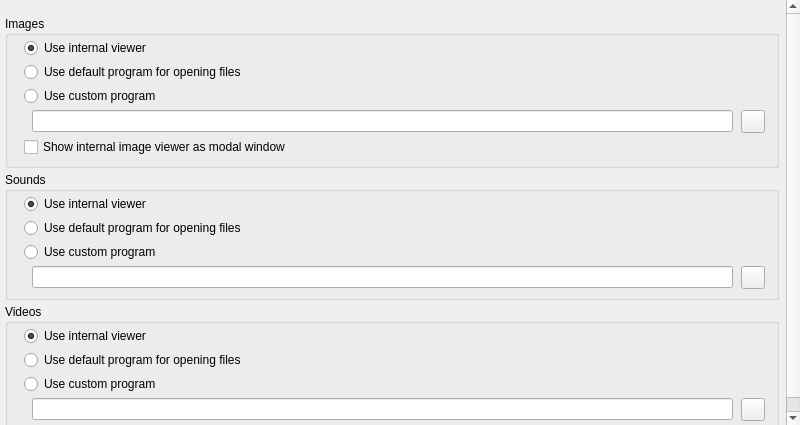
<?xml version="1.0" encoding="UTF-8"?>
<ui version="4.0">
  <class>SetupFrameViewer</class>
  <widget class="QWidget" name="SetupFrameViewer">
    <property name="geometry"><rect><x>0</x><y>0</y><width>800</width><height>425</height></rect></property>
    <property name="vclDesignWidth" stdset="0"><number>800</number></property>
    <property name="vclDesignHeight" stdset="0"><number>425</number></property>
    <widget class="QScrollArea" name="ScrollBox">
      <property name="geometry"><rect><x>0</x><y>0</y><width>800</width><height>425</height></rect></property>
      <property name="vclAlign" stdset="0"><string notr="true">alClient</string></property>
      <property name="frameShape"><enum>QFrame::NoFrame</enum></property>
      <property name="widgetResizable"><bool>true</bool></property>
      <widget class="QWidget" name="ScrollBox_Contents">
        <property name="geometry"><rect><x>0</x><y>0</y><width>796</width><height>421</height></rect></property>
        <property name="vclScrollContents" stdset="0"><bool>true</bool></property>
        <property name="vclDesignWidth" stdset="0"><number>796</number></property>
        <property name="vclDesignHeight" stdset="0"><number>421</number></property>
        <layout class="QGridLayout" name="ScrollBox_Contents_Layout" columnstretch="0,1">
          <property name="leftMargin"><number>5</number></property>
          <property name="topMargin"><number>16</number></property>
          <property name="rightMargin"><number>7</number></property>
          <property name="bottomMargin"><number>8</number></property>
          <property name="horizontalSpacing"><number>8</number></property>
          <property name="verticalSpacing"><number>4</number></property>
          <item row="0" column="0" colspan="2">
            <widget class="QGroupBox" name="ImagesGroupBox">
              <property name="title"><string>Images</string></property>
              <property name="minimumSize"><size><width>0</width><height>0</height></size></property>
              <layout class="QGridLayout" name="ImagesGroupBox_Layout" columnstretch="0,0,1,0">
                <property name="leftMargin"><number>16</number></property>
                <property name="topMargin"><number>2</number></property>
                <property name="rightMargin"><number>11</number></property>
                <property name="bottomMargin"><number>8</number></property>
                <property name="horizontalSpacing"><number>8</number></property>
                <property name="verticalSpacing"><number>4</number></property>
                <item row="0" column="0" colspan="4">
                  <widget class="QRadioButton" name="ImagesRadioButton1">
                    <property name="text"><string>Use internal viewer</string></property>
                    <property name="checked"><bool>true</bool></property>
                  </widget>
                </item>
                <item row="1" column="0" colspan="4">
                  <widget class="QRadioButton" name="ImagesRadioButton2">
                    <property name="text"><string>Use default program for opening files</string></property>
                  </widget>
                </item>
                <item row="2" column="0" colspan="4">
                  <widget class="QRadioButton" name="ImagesRadioButton3">
                    <property name="text"><string>Use custom program</string></property>
                  </widget>
                </item>
                <item row="3" column="1" colspan="2">
                  <widget class="QLineEdit" name="ImagesEdit">
            </widget>
                </item>
                <item row="3" column="3" alignment="Qt::AlignRight">
                  <widget class="QToolButton" name="ImagesButton">
                    <property name="icon"><iconset resource="../../resources/dfend.qrc"><normaloff>:/glyphs/92d9d1a333bceee3.png</normaloff></iconset></property>
                    <property name="iconSize"><size><width>16</width><height>16</height></size></property>
                    <property name="minimumSize"><size><width>23</width><height>0</height></size></property>
                  </widget>
                </item>
                <item row="4" column="0" colspan="3">
                  <widget class="QCheckBox" name="ModalImageViewerCheckBox">
                    <property name="text"><string>Show internal image viewer as modal window</string></property>
                  </widget>
                </item>
                <item row="0" column="2">
                  <spacer name="ImagesGroupBox_Layout_HFill">
                    <property name="orientation"><enum>Qt::Horizontal</enum></property>
                    <property name="sizeHint" stdset="0"><size><width>0</width><height>0</height></size></property>
                  </spacer>
                </item>
                <item row="5" column="0">
                  <spacer name="ImagesGroupBox_VFill">
                    <property name="orientation"><enum>Qt::Vertical</enum></property>
                    <property name="sizeHint" stdset="0"><size><width>0</width><height>0</height></size></property>
                  </spacer>
                </item>
              </layout>
            </widget>
          </item>
          <item row="1" column="0" colspan="2">
            <widget class="QGroupBox" name="SoundsGroupBox">
              <property name="title"><string>Sounds</string></property>
              <property name="minimumSize"><size><width>0</width><height>0</height></size></property>
              <layout class="QGridLayout" name="SoundsGroupBox_Layout" columnstretch="0,0,1,0">
                <property name="leftMargin"><number>16</number></property>
                <property name="topMargin"><number>2</number></property>
                <property name="rightMargin"><number>11</number></property>
                <property name="bottomMargin"><number>8</number></property>
                <property name="horizontalSpacing"><number>8</number></property>
                <property name="verticalSpacing"><number>4</number></property>
                <item row="0" column="0" colspan="4">
                  <widget class="QRadioButton" name="SoundsRadioButton1">
                    <property name="text"><string>Use internal viewer</string></property>
                    <property name="checked"><bool>true</bool></property>
                  </widget>
                </item>
                <item row="1" column="0" colspan="4">
                  <widget class="QRadioButton" name="SoundsRadioButton2">
                    <property name="text"><string>Use default program for opening files</string></property>
                  </widget>
                </item>
                <item row="2" column="0" colspan="4">
                  <widget class="QRadioButton" name="SoundsRadioButton3">
                    <property name="text"><string>Use custom program</string></property>
                  </widget>
                </item>
                <item row="3" column="1" colspan="2">
                  <widget class="QLineEdit" name="SoundsEdit">
            </widget>
                </item>
                <item row="3" column="3" alignment="Qt::AlignRight">
                  <widget class="QToolButton" name="SoundsButton">
                    <property name="tag" stdset="0"><number>1</number></property>
                    <property name="icon"><iconset resource="../../resources/dfend.qrc"><normaloff>:/glyphs/92d9d1a333bceee3.png</normaloff></iconset></property>
                    <property name="iconSize"><size><width>16</width><height>16</height></size></property>
                    <property name="minimumSize"><size><width>23</width><height>0</height></size></property>
                  </widget>
                </item>
                <item row="0" column="2">
                  <spacer name="SoundsGroupBox_Layout_HFill">
                    <property name="orientation"><enum>Qt::Horizontal</enum></property>
                    <property name="sizeHint" stdset="0"><size><width>0</width><height>0</height></size></property>
                  </spacer>
                </item>
                <item row="4" column="0">
                  <spacer name="SoundsGroupBox_VFill">
                    <property name="orientation"><enum>Qt::Vertical</enum></property>
                    <property name="sizeHint" stdset="0"><size><width>0</width><height>0</height></size></property>
                  </spacer>
                </item>
              </layout>
            </widget>
          </item>
          <item row="2" column="0" colspan="2">
            <widget class="QGroupBox" name="VideosGroupBox">
              <property name="title"><string>Videos</string></property>
              <property name="minimumSize"><size><width>0</width><height>0</height></size></property>
              <layout class="QGridLayout" name="VideosGroupBox_Layout" columnstretch="0,0,1,0">
                <property name="leftMargin"><number>16</number></property>
                <property name="topMargin"><number>2</number></property>
                <property name="rightMargin"><number>11</number></property>
                <property name="bottomMargin"><number>8</number></property>
                <property name="horizontalSpacing"><number>8</number></property>
                <property name="verticalSpacing"><number>4</number></property>
                <item row="0" column="0" colspan="4">
                  <widget class="QRadioButton" name="VideosRadioButton1">
                    <property name="text"><string>Use internal viewer</string></property>
                    <property name="checked"><bool>true</bool></property>
                  </widget>
                </item>
                <item row="1" column="0" colspan="4">
                  <widget class="QRadioButton" name="VideosRadioButton2">
                    <property name="text"><string>Use default program for opening files</string></property>
                  </widget>
                </item>
                <item row="2" column="0" colspan="4">
                  <widget class="QRadioButton" name="VideosRadioButton3">
                    <property name="text"><string>Use custom program</string></property>
                  </widget>
                </item>
                <item row="3" column="1" colspan="2">
                  <widget class="QLineEdit" name="VideosEdit">
            </widget>
                </item>
                <item row="3" column="3" alignment="Qt::AlignRight">
                  <widget class="QToolButton" name="VideosButton">
                    <property name="tag" stdset="0"><number>2</number></property>
                    <property name="icon"><iconset resource="../../resources/dfend.qrc"><normaloff>:/glyphs/92d9d1a333bceee3.png</normaloff></iconset></property>
                    <property name="iconSize"><size><width>16</width><height>16</height></size></property>
                    <property name="minimumSize"><size><width>23</width><height>0</height></size></property>
                  </widget>
                </item>
                <item row="0" column="2">
                  <spacer name="VideosGroupBox_Layout_HFill">
                    <property name="orientation"><enum>Qt::Horizontal</enum></property>
                    <property name="sizeHint" stdset="0"><size><width>0</width><height>0</height></size></property>
                  </spacer>
                </item>
                <item row="4" column="0">
                  <spacer name="VideosGroupBox_VFill">
                    <property name="orientation"><enum>Qt::Vertical</enum></property>
                    <property name="sizeHint" stdset="0"><size><width>0</width><height>0</height></size></property>
                  </spacer>
                </item>
              </layout>
            </widget>
          </item>
          <item row="0" column="1">
            <spacer name="ScrollBox_Contents_Layout_HFill">
              <property name="orientation"><enum>Qt::Horizontal</enum></property>
              <property name="sizeHint" stdset="0"><size><width>0</width><height>0</height></size></property>
            </spacer>
          </item>
          <item row="3" column="0">
            <spacer name="ScrollBox_Contents_VFill">
              <property name="orientation"><enum>Qt::Vertical</enum></property>
              <property name="sizeHint" stdset="0"><size><width>0</width><height>0</height></size></property>
            </spacer>
          </item>
        </layout>
      </widget>
    </widget>
  </widget>
  <tabstops>
    <tabstop>VideosRadioButton1</tabstop>
    <tabstop>VideosRadioButton2</tabstop>
    <tabstop>VideosRadioButton3</tabstop>
    <tabstop>VideosEdit</tabstop>
    <tabstop>SoundsRadioButton1</tabstop>
    <tabstop>SoundsRadioButton2</tabstop>
    <tabstop>SoundsRadioButton3</tabstop>
    <tabstop>SoundsEdit</tabstop>
    <tabstop>ImagesRadioButton1</tabstop>
    <tabstop>ImagesRadioButton2</tabstop>
    <tabstop>ImagesRadioButton3</tabstop>
    <tabstop>ImagesEdit</tabstop>
    <tabstop>ModalImageViewerCheckBox</tabstop>
  </tabstops>
  <resources>
    <include location="../../resources/dfend.qrc" />
  </resources>
  <connections />
</ui>
